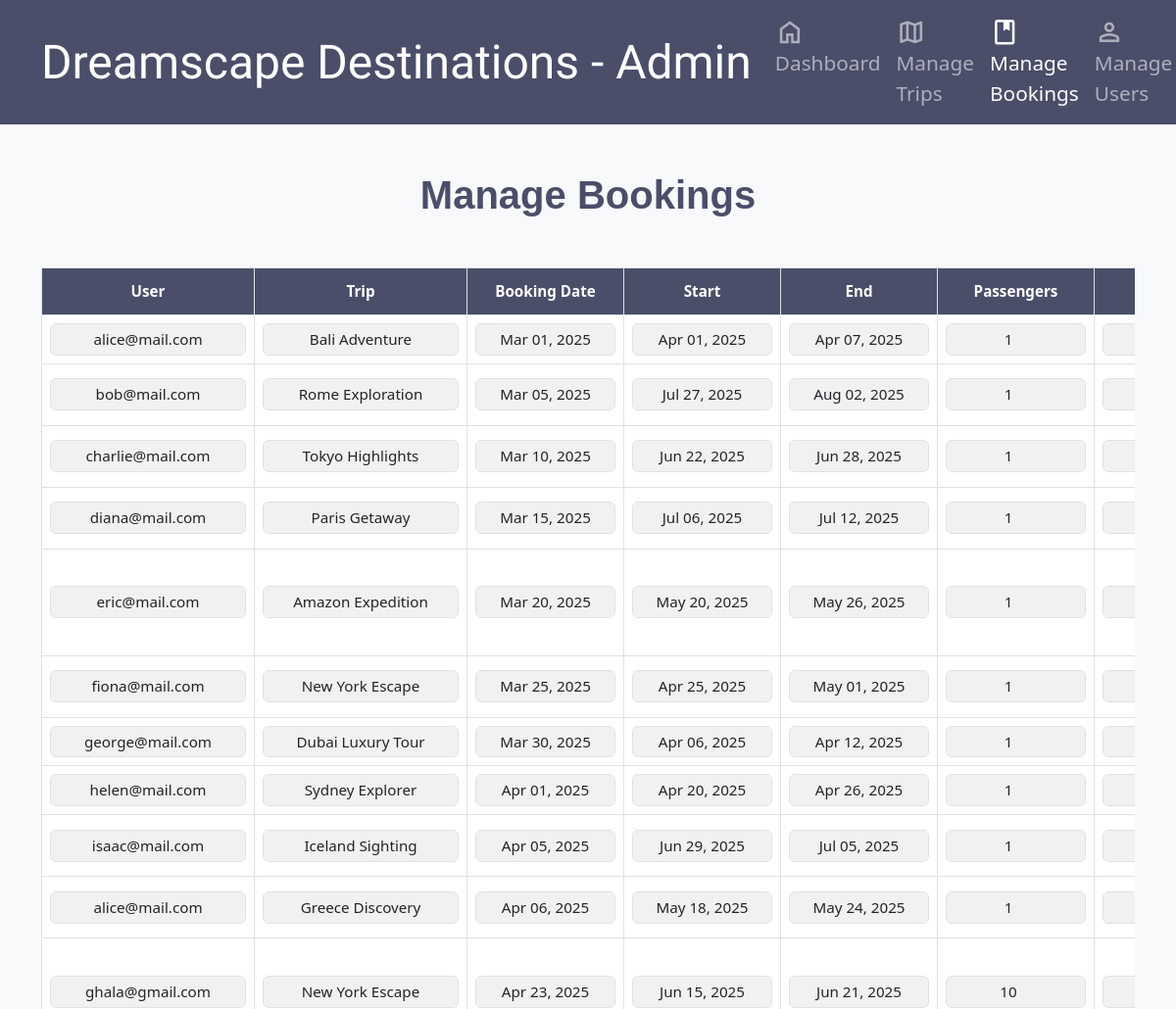
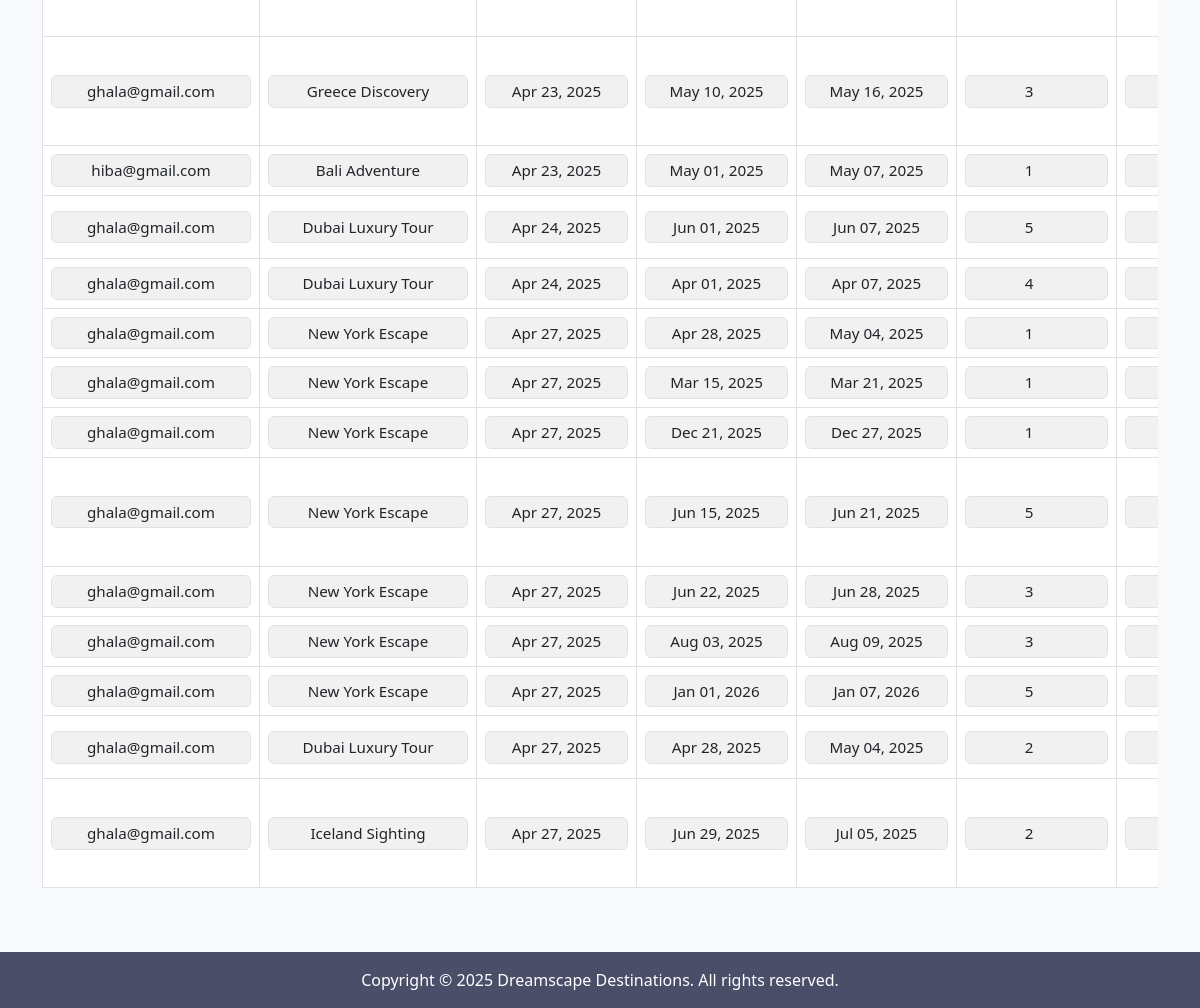
Screenshot of /manage_bookings.php with the database file from the repository (2 pictures, top to bottom).
### tables this page shows
CREATE TABLE `bookings` (
  `booking_id` int(11) NOT NULL,
  `user_id` int(11) DEFAULT NULL,
  `trip_id` int(11) DEFAULT NULL,
  `booking_date` date DEFAULT NULL,
  `status` enum('pending','confirmed','cancelled') DEFAULT 'pending',
  `start_date` date DEFAULT NULL,
  `end_date` date DEFAULT NULL,
  `passengers` int(11) NOT NULL DEFAULT 1,
  `class` enum('economy','business','first-class') DEFAULT NULL,
  `amount` decimal(10,2) DEFAULT NULL
);

CREATE TABLE `users` (
  `user_id` int(11) NOT NULL,
  `username` varchar(50) DEFAULT NULL,
  `password_hash` varchar(255) DEFAULT NULL,
  `email` varchar(100) DEFAULT NULL
);

CREATE TABLE `trips` (
  `trip_id` int(11) NOT NULL,
  `title` varchar(100) DEFAULT NULL,
  `summary` text DEFAULT NULL,
  `price` decimal(10,2) DEFAULT NULL,
  `location` varchar(100) DEFAULT NULL,
  `description` text DEFAULT NULL,
  `itinerary` text DEFAULT NULL
);

### manage_bookings.php (the view, shortened to what this page needs)
<?php
include 'db_config.php';
$sql = "SELECT b.*, t.title AS trip_title, u.email AS user_email
        FROM bookings b
        JOIN trips t ON b.trip_id = t.trip_id
        JOIN users u ON b.user_id = u.user_id";
$result = $conn->query($sql);
?>
<!DOCTYPE html>
<html lang="en">
<head>
  <link rel="stylesheet" href="styles.css">
</head>
<body>
  <nav class="navbar navbar-expand-lg navbar-dark">
    <div class="container">
      <a class="qwigley-regular navbar-brand" href="admin.php">
        Dreamscape Destinations <span>- Admin</span>
      </a>
      <div class="collapse navbar-collapse justify-content-end" id="navbarNav">
        <ul class="navbar-nav">
          <li class="nav-item">
            <a class="nav-link" href="admin.php">
              <span class="material-symbols-outlined">home</span> Dashboard
            </a>
          </li>
          <li class="nav-item">
            <a class="nav-link" href="manage_trips.php">
              <span class="material-symbols-outlined">map</span> Manage Trips
            </a>
          </li>
          <li class="nav-item">
            <a class="nav-link active" href="manage_bookings.php">
              <span class="material-symbols-outlined">book</span> Manage Bookings
            </a>
          </li>
          <li class="nav-item">
            <a class="nav-link" href="manage_users.php">
              <span class="material-symbols-outlined">person</span> Manage Users
            </a>
          </li>
        </ul>
      </div>
    </div>
  </nav>
  <div class="container my-5">
    <h2 class="section-title">Manage Bookings</h2>
    <div style="overflow-x:auto;">
      <table class="table table-bordered custom-table">
        <thead>
          <tr>
            <th>User</th>
            <th>Trip</th>
            <th>Booking Date</th>
            <th>Start</th>
            <th>End</th>
            <th>Passengers</th>
            <th>Class</th>
          </tr>
        </thead>
        <tbody>
          <?php while ($booking = $result->fetch_assoc()): ?>
            <form method="post" id="bookingForm<?= $booking['booking_id'] ?>">
              <tr class="<?= $booking['status'] === 'cancelled' ? 'cancelled-row' : '' ?>">
                <td><input type="text" name="user_email" class="form-control" value="<?= htmlspecialchars($booking['user_email']) ?>" readonly></td>
                <td><input type="text" name="trip_title" class="form-control" value="<?= htmlspecialchars($booking['trip_title']) ?>" readonly></td>
                <td><input type="text" name="booking_date" class="form-control" value="<?= date("M d, Y", strtotime($booking['booking_date'])) ?>" readonly></td>
                <td><input type="text" name="start_date" class="form-control" value="<?= date("M d, Y", strtotime($booking['start_date'])) ?>" readonly></td>
                <td><input type="text" name="end_date" class="form-control" value="<?= date("M d, Y", strtotime($booking['end_date'])) ?>" readonly></td>
                <td><input type="number" name="passengers" class="form-control" value="<?= $booking['passengers'] ?>" readonly></td>
                <td><input type="text" name="class" class="form-control" value="<?= $booking['class'] ?>" readonly></td>
              </tr>
            </form>
          <?php endwhile; ?>
        </tbody>
      </table>
    </div>
  </div>
  <footer class="text-center py-3">
    <p class="mb-0">Copyright &copy; 2025 Dreamscape Destinations. All rights reserved.</p>
  </footer>
</body>
</html>

### styles.css (style rules this page uses)
body { background-color: #f8f9fa; }
.card-title, .section-title, .caption { font-family: 'Trebuchet MS', sans-serif; }
.section-title { font-size: 2.5rem; font-weight: bold; text-align: center; color: #4a4e69; }
.navbar { position: sticky; top: 0; z-index: 1020; background-color: #4a4e69; }
.navbar-brand { font-weight: bold; font-size: 1.5rem; }
.nav-item { font-size: 1.3rem; }
.material-symbols-outlined { font-variation-settings: 'FILL' 0, 'wght' 400, 'GRAD' 0, 'opsz' 24; font-size: 1.9rem; vertical-align: middle; }
.qwigley-regular { font-family: "Qwigley", cursive; font-weight: 400; font-size: 3rem; }
footer { background-color: #4a4e69; color: white; padding: 20px; }

### manage_bookings.php (style rules this page uses)
.section-title { margin-bottom: 50px; }
.custom-table th { background-color: #4a4e69; color: white; text-align: center; padding: 12px; }
.cancelled-row { background-color: #e9ecef; color: #6c757d; }
input[readonly], input[disabled] { background-color: #f1f1f1 !important; }
td input[name="user_email"], td input[name="trip_title"] { max-width: 180px; padding: 4px 6px; font-size: 0.9rem; text-align: center; display: block; margin: 0 auto; }
td input[name="booking_date"] { max-width: 120px; padding: 4px 6px; font-size: 0.9rem; text-align: center; display: block; margin: 0 auto; }
td input[name="start_date"], td input[name="end_date"], td input[name="passengers"], td input[name="class"], td input[name="status"] { max-width: 110px; padding: 4px 6px; font-size: 0.9rem; text-align: center; display: block; margin: 0 auto; }
td:nth-child(3) { min-width: 140px; white-space: nowrap; font-size: 0.95rem; }
td input[name="class"], td input[name="status"] { max-width: 100px; }
td { text-align: center; vertical-align: middle; }
input.form-control { display: block; margin: 0 auto; text-align: center; }
td input[name="user_email"], td input[name="trip_title"], td input[name="booking_date"], td input[name="start_date"], td input[name="end_date"], td input[name="passengers"], td input[name="class"], td input[name="status"] { max-width: 180px; padding: 4px 6px; font-size: 0.9rem; margin: 0 auto; display: block; text-align: center; }
.custom-table th, .custom-table td input { min-width: 160px; font-size: 0.95rem; }
td input[name="user_email"], td input[name="trip_title"] { min-width: 200px; }
td input[name="booking_date"], td input[name="start_date"], td input[name="end_date"], td input[name="passengers"], td input[name="class"], td input[name="status"] { min-width: 140px; }

### rows the page displays
bookings: user_email "alice@mail.com", trip_title "Bali Adventure", booking_date "Mar 01, 2025", start_date "Apr 01, 2025", end_date "Apr 07, 2025", passengers "1", class "economy"
bookings: user_email "bob@mail.com", trip_title "Rome Exploration", booking_date "Mar 05, 2025", start_date "Jul 27, 2025", end_date "Aug 02, 2025", passengers "1", class "economy"
bookings: user_email "charlie@mail.com", trip_title "Tokyo Highlights", booking_date "Mar 10, 2025", start_date "Jun 22, 2025", end_date "Jun 28, 2025", passengers "1", class "economy"
bookings: user_email "diana@mail.com", trip_title "Paris Getaway", booking_date "Mar 15, 2025", start_date "Jul 06, 2025", end_date "Jul 12, 2025", passengers "1", class "economy"
bookings: user_email "eric@mail.com", trip_title "Amazon Expedition", booking_date "Mar 20, 2025", start_date "May 20, 2025", end_date "May 26, 2025", passengers "1", class "economy"
bookings: user_email "fiona@mail.com", trip_title "New York Escape", booking_date "Mar 25, 2025", start_date "Apr 25, 2025", end_date "May 01, 2025", passengers "1", class "economy"
bookings: user_email "george@mail.com", trip_title "Dubai Luxury Tour", booking_date "Mar 30, 2025", start_date "Apr 06, 2025", end_date "Apr 12, 2025", passengers "1", class "economy"
bookings: user_email "helen@mail.com", trip_title "Sydney Explorer", booking_date "Apr 01, 2025", start_date "Apr 20, 2025", end_date "Apr 26, 2025", passengers "1", class "economy"
bookings: user_email "isaac@mail.com", trip_title "Iceland Sighting", booking_date "Apr 05, 2025", start_date "Jun 29, 2025", end_date "Jul 05, 2025", passengers "1", class "economy"
bookings: user_email "alice@mail.com", trip_title "Greece Discovery", booking_date "Apr 06, 2025", start_date "May 18, 2025", end_date "May 24, 2025", passengers "1", class "economy"
bookings: user_email "ghala@gmail.com", trip_title "New York Escape", booking_date "Apr 23, 2025", start_date "Jun 15, 2025", end_date "Jun 21, 2025", passengers "10", class "first-class"
bookings: user_email "ghala@gmail.com", trip_title "Greece Discovery", booking_date "Apr 23, 2025", start_date "May 10, 2025", end_date "May 16, 2025", passengers "3", class "first-class"
bookings: user_email "hiba@gmail.com", trip_title "Bali Adventure", booking_date "Apr 23, 2025", start_date "May 01, 2025", end_date "May 07, 2025", passengers "1", class "business"
bookings: user_email "ghala@gmail.com", trip_title "Dubai Luxury Tour", booking_date "Apr 24, 2025", start_date "Jun 01, 2025", end_date "Jun 07, 2025", passengers "5", class "economy"
bookings: user_email "ghala@gmail.com", trip_title "Dubai Luxury Tour", booking_date "Apr 24, 2025", start_date "Apr 01, 2025", end_date "Apr 07, 2025", passengers "4", class "business"
bookings: user_email "ghala@gmail.com", trip_title "New York Escape", booking_date "Apr 27, 2025", start_date "Apr 28, 2025", end_date "May 04, 2025", passengers "1", class "economy"
bookings: user_email "ghala@gmail.com", trip_title "New York Escape", booking_date "Apr 27, 2025", start_date "Mar 15, 2025", end_date "Mar 21, 2025", passengers "1", class "economy"
bookings: user_email "ghala@gmail.com", trip_title "New York Escape", booking_date "Apr 27, 2025", start_date "Dec 21, 2025", end_date "Dec 27, 2025", passengers "1", class "economy"
bookings: user_email "ghala@gmail.com", trip_title "New York Escape", booking_date "Apr 27, 2025", start_date "Jun 15, 2025", end_date "Jun 21, 2025", passengers "5", class "economy"
bookings: user_email "ghala@gmail.com", trip_title "New York Escape", booking_date "Apr 27, 2025", start_date "Jun 22, 2025", end_date "Jun 28, 2025", passengers "3", class "economy"
bookings: user_email "ghala@gmail.com", trip_title "New York Escape", booking_date "Apr 27, 2025", start_date "Aug 03, 2025", end_date "Aug 09, 2025", passengers "3", class "first-class"
bookings: user_email "ghala@gmail.com", trip_title "New York Escape", booking_date "Apr 27, 2025", start_date "Jan 01, 2026", end_date "Jan 07, 2026", passengers "5", class "business"
bookings: user_email "ghala@gmail.com", trip_title "Dubai Luxury Tour", booking_date "Apr 27, 2025", start_date "Apr 28, 2025", end_date "May 04, 2025", passengers "2", class "business"
bookings: user_email "ghala@gmail.com", trip_title "Iceland Sighting", booking_date "Apr 27, 2025", start_date "Jun 29, 2025", end_date "Jul 05, 2025", passengers "2", class "business"
